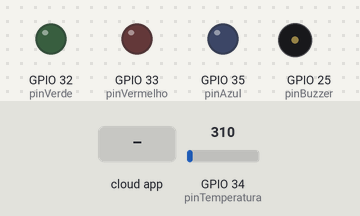
A sketch run on a simulated ESP32. On the bench: output pins drawn as LEDs (lit = HIGH), buzzer (waves = sounding, pin HIGH). The test bench sets the inputs (shaded band); at power-on: GPIO 34 (pinTemperatura) = 310. WiFi joins after 1.5 s; servers stay silent unless stated; network time is answered at once with the bench clock; the local clock reads 2024-03-15 10:24:30 at power-on unless the sketch sets it; the Firebase database answers and starts empty; what the sketch prints to the serial monitor is not drawn.

Above: at 2.7 s.
2.8 s: the phone or cloud app sets Online to 1
At 4.3 s:
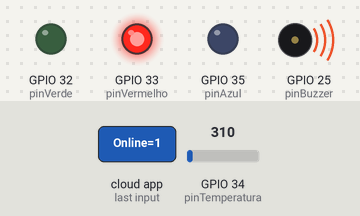
4.6 s: GPIO 34 (pinTemperatura) set to 206
7.2 s: GPIO 34 (pinTemperatura) set to 168
At 10.1 s:
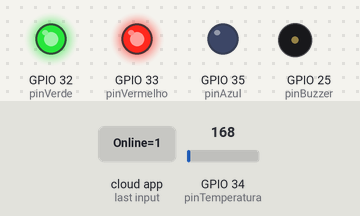
10.4 s: GPIO 34 (pinTemperatura) set to 93
At 12.4 s:
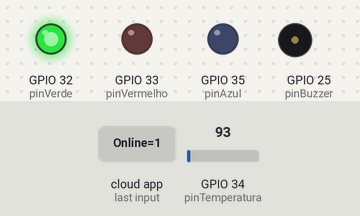
13.3 s: GPIO 34 (pinTemperatura) set to 186
At 15.8 s:
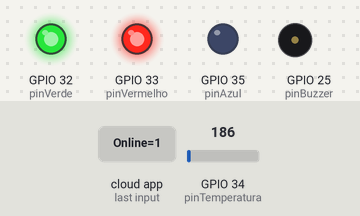
16.2 s: GPIO 34 (pinTemperatura) set to 372
At 18.1 s:
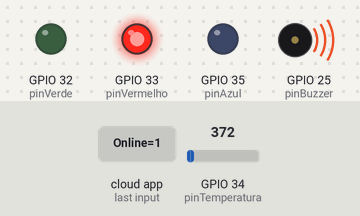
Timing chart, 0 to 19.6 s (numbered marks = the images above; inputs shaded):
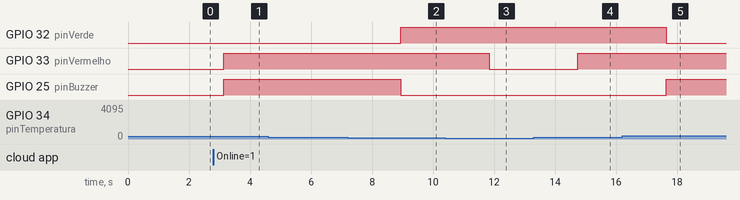

Measured:
- the behaviour switches between 187 and 186 on GPIO 34 (pinTemperatura) (found by bisection; images 1 and 2)
- after the input at 2.8 s, GPIO 33 (pinVermelho), GPIO 25 (pinBuzzer): LOW → HIGH after 0.33 s
- after the input at 4.6 s, every drawn part: stays the same
- after the input at 7.2 s, GPIO 32 (pinVerde): LOW → HIGH after 1.7 s; GPIO 25 (pinBuzzer): HIGH → LOW after 1.7 s
- after the input at 10.4 s, GPIO 33 (pinVermelho): HIGH → LOW after 1.4 s
- after the input at 13.3 s, GPIO 33 (pinVermelho): LOW → HIGH after 1.4 s
- after the input at 16.2 s, GPIO 32 (pinVerde): HIGH → LOW after 1.4 s; GPIO 25 (pinBuzzer): LOW → HIGH after 1.4 s

The sketch:

Projeto.ino
```cpp
#include <WiFi.h>
#include <FirebaseESP32.h>
#include <NTPClient.h>
#define FIREBASE_HOST ""
#define FIREBASE_AUTH ""
#define WIFI_SSID ""
#define WIFI_PASSWORD ""
#define pinTemperatura 34
#define pinAzul 35
#define pinVerde 32
#define pinVermelho 33
#define pinBuzzer 25
FirebaseData firebaseData;
FirebaseJson json;
float temperatura=0;
String _data;
WiFiUDP udp;
NTPClient ntp(udp, "a.st1.ntp.br", -3 * 3600, 60000);
short int isOnline;

void setup(){
  Serial.begin(115200);
  WiFi.begin(WIFI_SSID, WIFI_PASSWORD);
  Serial.print("Connecting to Wi-Fi");
  while (WiFi.status() != WL_CONNECTED){
    Serial.print(".");
    delay(300);
  }
  Serial.println();
  Serial.print("Connected with IP: ");
  Serial.println(WiFi.localIP());
  Serial.println();
  Firebase.begin(FIREBASE_HOST, FIREBASE_AUTH);
  pinMode(pinVermelho,OUTPUT);
  pinMode(pinVerde,OUTPUT);
  pinMode(pinAzul,OUTPUT);
  pinMode(pinBuzzer,OUTPUT);
  pinMode(pinTemperatura,INPUT);
  ntp.begin();
  ntp.forceUpdate();
}
void setLedBuzzer(){
  if (temperatura >=20) {
      digitalWrite(pinVermelho, 1);
      digitalWrite(pinVerde, 0);
      digitalWrite(pinAzul, 0);
      digitalWrite(pinBuzzer,1);
   }//Vermelho
  else if (temperatura >=15) {
    digitalWrite(pinVermelho, 1);
    digitalWrite(pinVerde, 1);
    digitalWrite(pinAzul, 0);
    digitalWrite(pinBuzzer,0);
   }//Amarelo
  else {
    digitalWrite(pinVermelho, 0);
    digitalWrite(pinVerde, 1);
    digitalWrite(pinAzul, 0);
    digitalWrite(pinBuzzer,0);
   }//Verde
};
void getTemperatura(){
    temperatura = analogRead(pinTemperatura) / 9.31;
}
void setTemperatura(){
    json.set("Temperatura",temperatura);
    Firebase.updateNode(firebaseData,"/ESP32/",json);
    _data = ntp.getFormattedDate ();
    json.set("Data",_data);
    Firebase.updateNode(firebaseData,"/ESP32/",json);
}
void checkOnline(){
    Firebase.getInt(firebaseData,"/ESP32/Online");
    isOnline = firebaseData.intData();
};
void ledOFF(){
    digitalWrite(pinVermelho,0);
    digitalWrite(pinVerde,0);
    digitalWrite(pinAzul,0);
    digitalWrite(pinBuzzer,0);
};
void loop(){
  checkOnline();
  if(isOnline){
    getTemperatura();
    setTemperatura();
    setLedBuzzer();
  }else{
    ledOFF();
  }
  delay(1000);
}
```
